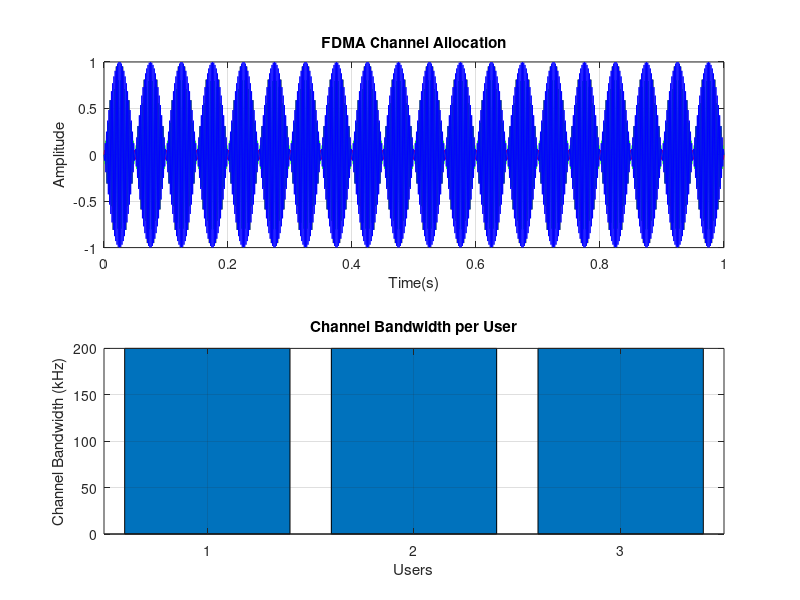

The MATLAB source for this figure:
clc; clear; close all;
fs=1000; t=0:1/fs:1;
TBW=600; Users=3;
CBW=TBW/Users;
fc=[100 300 500];
m=sin(2*pi*10*t);
s1=m.*cos(2*pi*fc(1)*t);
s2=m.*cos(2*pi*fc(2)*t);
s3=m.*cos(2*pi*fc(3)*t);

subplot(2,1,1)
plot(t,s1,'r',t,s2,'g',t,s3,'b'),grid on
title('FDMA Channel Allocation'),xlabel('Time(s)'),ylabel('Amplitude')

subplot(2,1,2)
bar(1:Users,CBW*ones(1,Users)),grid on
xlabel('Users'),ylabel('Channel Bandwidth (kHz)'),title('Channel Bandwidth per User')
